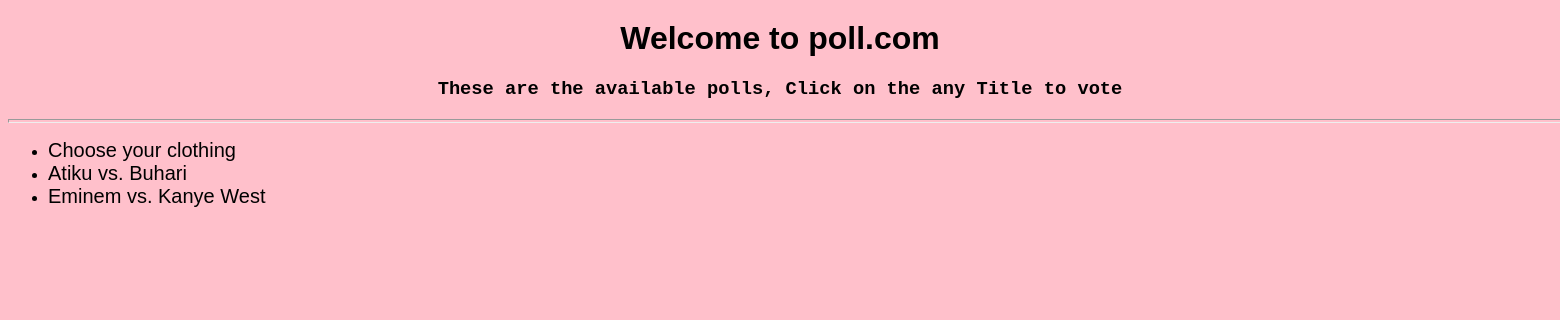
Screenshot of /polls/ with the database file from the repository.
### polls/models.py (models this page shows, shortened)
class Question(models.Model):
  question_text = models.CharField(max_length = 200)
  pub_date = models.DateTimeField('date published')
  def was_published_recently(self):
    return self.pub_date >= timezone.now() - datetime.timedelta(days = 1)
  was_published_recently.admin_order_field = 'pub_date'
  was_published_recently.boolean = True
  was_published_recently.short_description = 'Published Recently?'

### polls/views.py (the view)
# urls.py: path('', views.index, name = 'index'),
def index (request):
  latest_question_list = Question.objects.order_by('-pub_date')[:5]
  context = {
    'latest_question_list': latest_question_list,
  }
  return render(request, 'polls/index.html', context)

### polls/templates/polls/index.html
{% load static %}
<link rel="stylesheet" href="{% static 'poll/style.css' %}" type="text/css">
<h1>Welcome to poll.com</h1>
<h3>These are the available polls, Click on the any Title to vote</h3>
<hr>
{% if latest_question_list %}
  <ul>
    {% for question in latest_question_list%}
      <li>
        <a href="{% url 'polls:detail' question.id %}">{{ question.question_text }}</a>
      </li>
    {% endfor %}
  </ul>
{% else %}
  <p>No Polls are available</p>
{% endif %}

### polls/static/poll/style.css (style rules this page uses)
h1 { text-align: center; margin-top: 20px; font-family: 'Lucida Sans', 'Lucida Sans Regular', 'Lucida Grande', 'Lucida Sans Unicode', Geneva, Verdana, sans-serif; }
h3 { text-align: center; margin-top: 5px; font-family: 'Courier New', Courier, monospace; }
li a { color: black; font-size: 20px; font-family: 'Lucida Sans', 'Lucida Sans Regular', 'Lucida Grande', 'Lucida Sans Unicode', Geneva, Verdana, sans-serif; text-decoration: none; margin-bottom: 5px; }
hr { width: 2500px; height: 2px; }

### rows the page displays
Question: question_text "Choose your clothing"
Question: question_text "Atiku vs. Buhari"
Question: question_text "Eminem vs. Kanye West"
